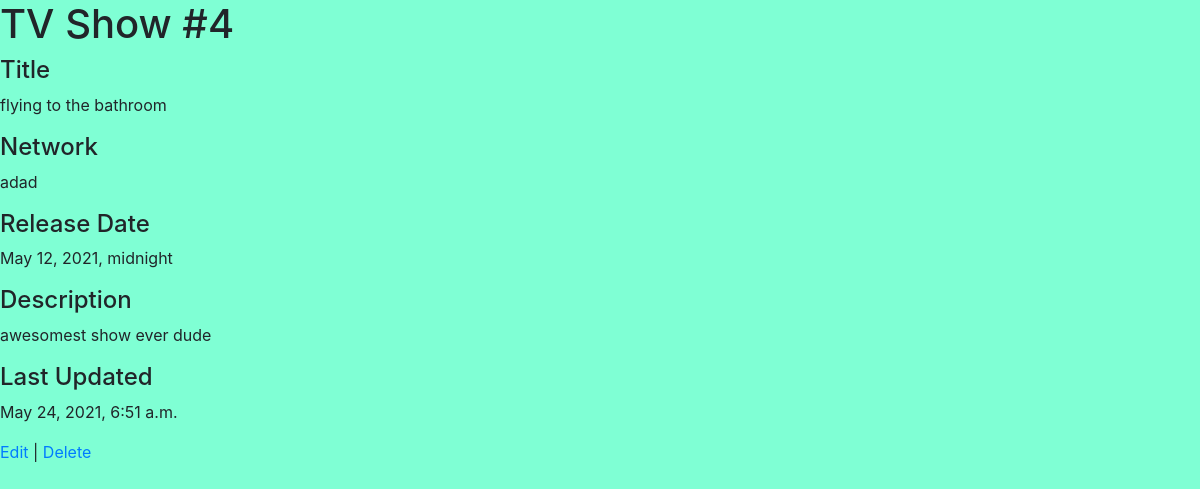
/shows/4, run on the app's committed database.
### Tv_shows_app/models.py (models this page shows)
class Show(models.Model):
    title = models.CharField(max_length=255)
    network = models.CharField(max_length=45)
    release_date = models.DateTimeField()
    description = models.CharField(max_length=255)
    created_at = models.DateTimeField(auto_now_add=True)
    updated_at = models.DateTimeField(auto_now=True)
    objects = ShowManager()

### Tv_shows_app/views.py (the view)
# urls.py: path('shows/<int:show_id>', views.show),
def show(request, show_id):
    one_show = Show.objects.get(id=show_id)
    context = {
        'show': one_show
    }
    return render(request, 'show.html', context)

### Tv_shows_app/templates/show.html (shortened to what this page needs)
<!DOCTYPE html>
<html lang="en">
<head>
    <link href="https://stackpath.bootstrapcdn.com/bootstrap/4.5.0/css/bootstrap.min.css" rel="stylesheet">
    {% load static %}
    <link rel="stylesheet" href="{% static 'css/style.css' %}">
</head>
<body>
    <h1>TV Show #{{ show.id}}</h1>
    <h4>Title</h4>
    <p>{{ show.title }}</p>
    <h4>Network</h4>
    <p>{{ show.network }}</p>
    <h4>Release Date</h4>
    <p>{{ show.release_date }}</p>
    <h4>Description</h4>
    <p>{{ show.description }}</p>
    <h4>Last Updated</h4>
    <p>{{ show.updated_at }}</p>
    <a href="/shows/{{ show.id }}/edit">Edit</a> | <a href="/shows/{{ show.id }}/delete">Delete</a>
</body>
</html>

### Tv_shows_app/static/css/style.css (style rules this page uses)
body { background-color: aquamarine; }

### data on the page
Show: id "4", title "flying to the bathroom", network "adad", release_date "May 12, 2021, midnight", description "awesomest show ever dude", updated_at "May 24, 2021, 6:51 a.m."
